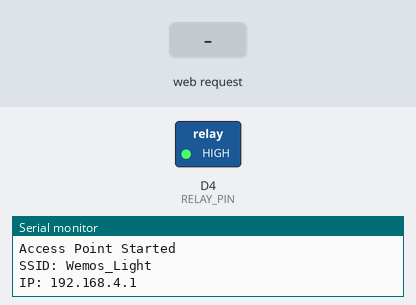
Simulated run of this sketch. Board: ESP8266 (Wemos D1 mini). On the bench: switched loads named in the sketch (green lamp = pin HIGH), the last lines printed to the serial monitor. The test bench sets the inputs (shaded band).

Above: at 2.2 s.
2.3 s: HTTP request GET /on received
At 3.5 s:
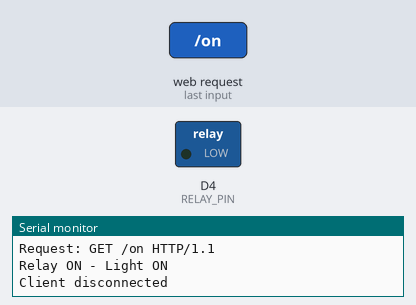
3.8 s: HTTP request GET /off received
At 4.8 s:
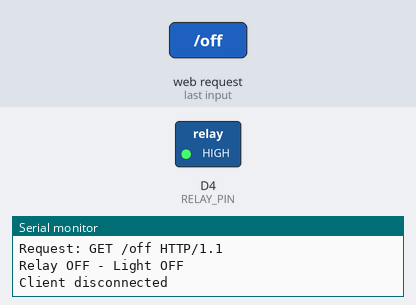
Timing chart, 0 to 6.8 s (numbered marks = the images above; inputs shaded):
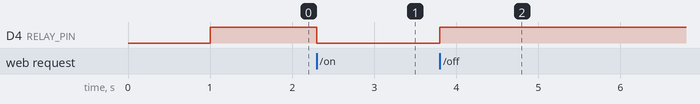

Measured:
- after the input at 2.3 s, D4 (RELAY_PIN): HIGH → LOW at once
- after the input at 3.8 s, D4 (RELAY_PIN): LOW → HIGH at once

The sketch:

HomeAutomation.ino
```cpp
#include <ESP8266WiFi.h>

const char* apSSID = "Wemos_Light";  // you can change wemos_Light to anything
const char* apPassword = "12345678"; // also password

#define RELAY_PIN D4

WiFiServer server(80);

void setup() {
  Serial.begin(115200);
  delay(1000);


  pinMode(RELAY_PIN, OUTPUT);
  digitalWrite(RELAY_PIN, HIGH);


  WiFi.softAP(apSSID, apPassword);

  Serial.println("\nAccess Point Started");
  Serial.print("SSID: "); Serial.println(apSSID);
  Serial.print("IP: "); Serial.println(WiFi.softAPIP());

  server.begin();
}

void loop() {
  WiFiClient client = server.available();

  if (client) {
    Serial.println("\nNew client connected");
    String request = client.readStringUntil('\r');
    Serial.println("Request: " + request);
    client.flush();

    if (request.indexOf("/on") != -1) {
      digitalWrite(RELAY_PIN, LOW);
      Serial.println("Relay ON - Light ON");
    }
    else if (request.indexOf("/off") != -1) {
      digitalWrite(RELAY_PIN, HIGH);
      Serial.println("Relay OFF - Light OFF");
    }

    // Send HTTP response
    client.println("HTTP/1.1 200 OK");
    client.println("Content-Type: text/html");
    client.println("Connection: close");
    client.println();


    delay(10);
    client.stop();
    Serial.println("Client disconnected");
  }
}
```
